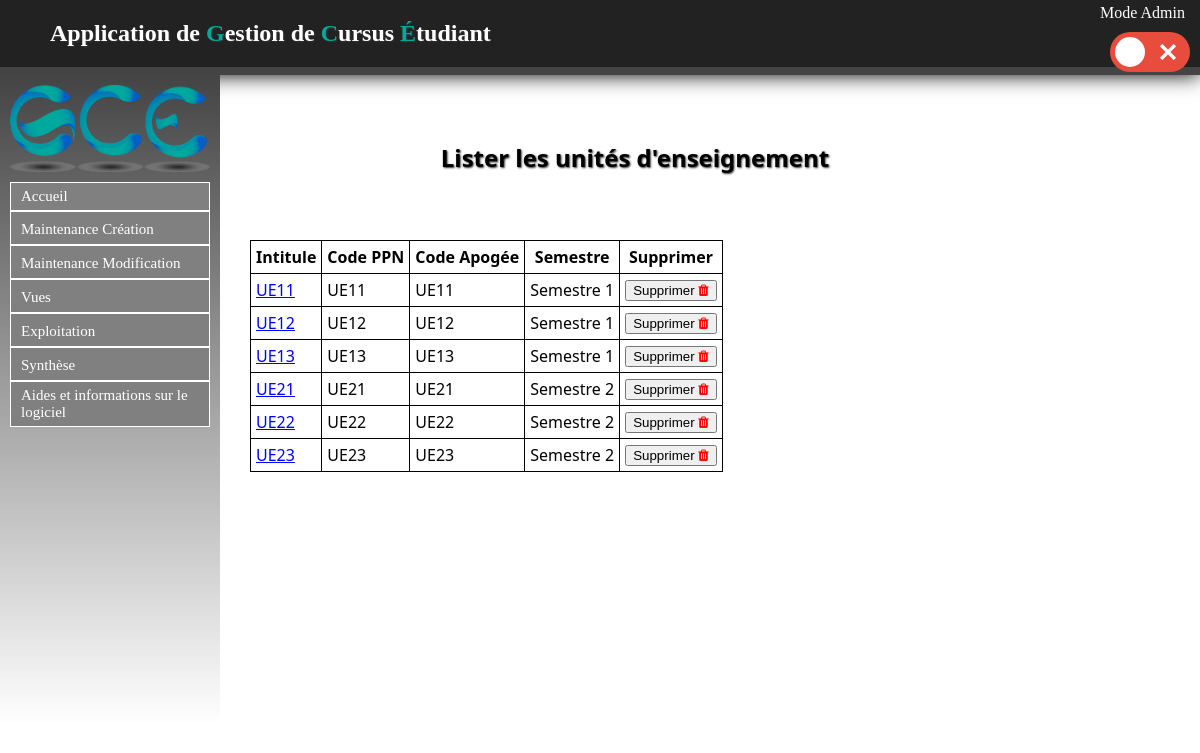
Page /UE/listerUE on the committed database.
### UE/models.py (models this page shows, shortened)
class UE(models.Model):
	intitule = models.CharField(max_length=30,null=False)
	code_ppn = models.CharField(max_length=30,null=False)
	code_apogee = models.CharField(max_length=30,null=False)
	semestre = models.ForeignKey(Semestre, null=False)
	coefficient = models.FloatField(null=False)

### Semestre/models.py (models this page shows)
class Semestre(models.Model):
	code_ppn = models.CharField(max_length=30,null=False)
	code_apogee = models.CharField(max_length=30,null=False)
	intitule = models.CharField(max_length=30, null=False)
	diplome = models.ForeignKey(Diplome, null=True)
	def __str__(self):
		return self.intitule

### UE/views.py (the view)
def listerUE(request):
	ues = UE.objects.all()
	return render(request, 'contenu_html/listerUE.html',{'ues': ues})

### UE/templates/contenu_html/listerUE.html (shortened to what this page needs)
{% extends "templates/base.html" %}
{% block content %}
	<h1>Lister les unités d'enseignement</h1>
	{% if not ues %}
		<p>Pas d'unité d'enseignement</p>
	{% else %}
	<table style="border:1px solid black; border-collapse : collapse;">
		<tr>
			<th style="border:1px solid black;">Intitule</th>
			<th style="border:1px solid black;">Code PPN</th>
			<th style="border:1px solid black;">Code Apogée</th>
			<th style="border:1px solid black;">Semestre</th>
			<th style="border:1px solid black;">Supprimer</th>
		</tr>
	{% endif %}
	{% for ue in ues %}
		<tr>
			<td style="border:1px solid black;"><a href="detailUE/{{ ue.id }}">{{ ue.intitule }}</a></td>
			<td style="border:1px solid black;">{{ ue.code_ppn }}</td>
			<td style="border:1px solid black;">{{ ue.code_apogee }}</td>
			<td style="border:1px solid black;">{{ ue.semestre }}</td>
			<td><a href="supprue/{{ ue.id }}"><button>Supprimer <i style="color:red" class="fa fa-trash" aria-hidden="true"></i></button></a></td>
		</tr>
	{% endfor %}
	</table>
{% endblock %}

### static/css/stylesheet.css (style rules this page uses)
a { color:#222222; text-decoration: none; }
table a { color: blue; text-decoration: underline; }
html,body { height: 100%; }
body { font-family: "Segoe UI", Verdana, serif; font-size:12pt; margin:0; padding:0; }
h1 { text-shadow:1px 1px 2px #333333; text-align: left; color:white; margin-left: 50px; font-size: 1.5em; display: inline-block; }
table { border:1px solid black; border-collapse : collapse; }
#main h1 { color: black; }
table { margin: 50px 50px 50px 50px; }
td, th { padding: 5px; border:1px solid black; }

### rows in the picture
UE: intitule "UE11", code_ppn "UE11", code_apogee "UE11", semestre "Semestre 1"
UE: intitule "UE12", code_ppn "UE12", code_apogee "UE12", semestre "Semestre 1"
UE: intitule "UE13", code_ppn "UE13", code_apogee "UE13", semestre "Semestre 1"
UE: intitule "UE21", code_ppn "UE21", code_apogee "UE21", semestre "Semestre 2"
UE: intitule "UE22", code_ppn "UE22", code_apogee "UE22", semestre "Semestre 2"
UE: intitule "UE23", code_ppn "UE23", code_apogee "UE23", semestre "Semestre 2"
